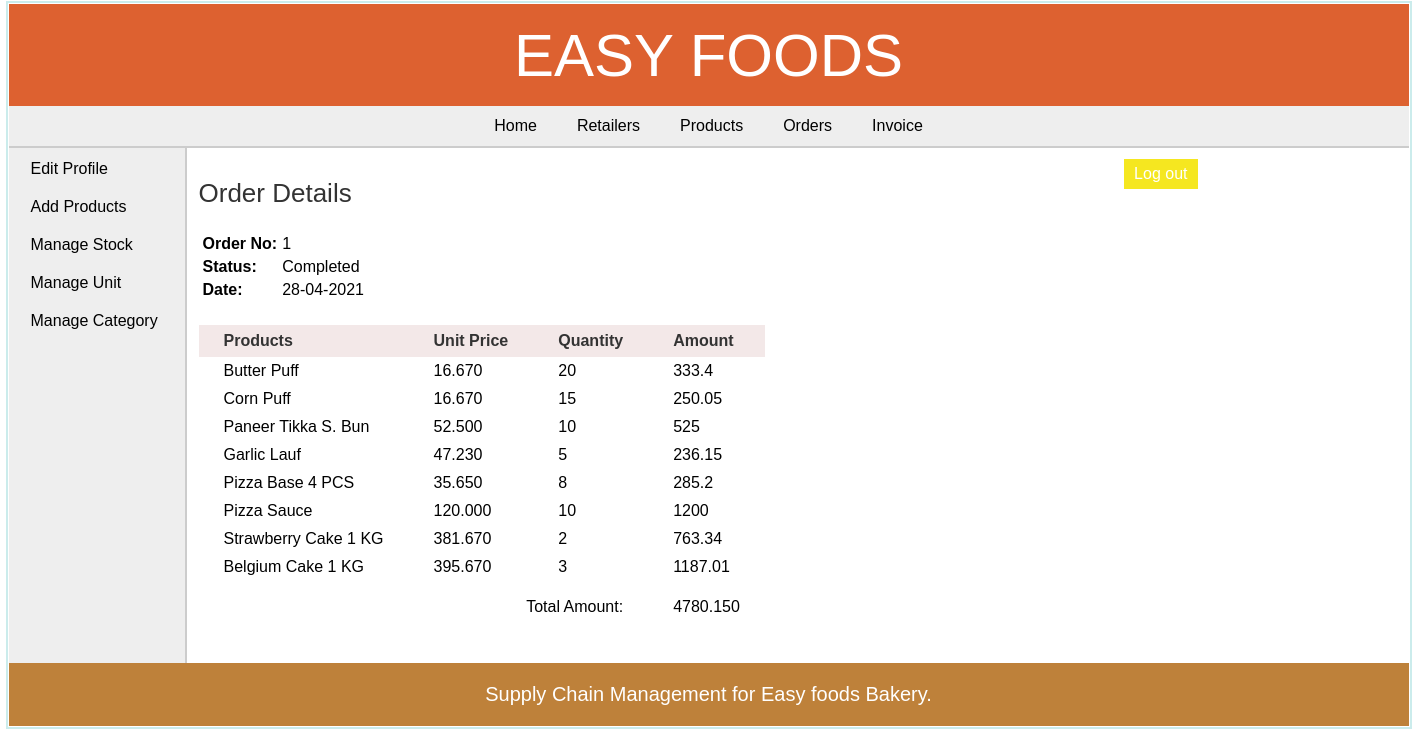
/manufacturer/view_order_items.php?id=1 (signed in), run on the app's committed database.
### tables this page shows
CREATE TABLE `orders` (
  `order_id` int(11) NOT NULL,
  `date` date NOT NULL,
  `retailer_id` int(11) NOT NULL,
  `approved` tinyint(1) NOT NULL DEFAULT 1,
  `status` tinyint(1) NOT NULL DEFAULT 0,
  `total_amount` decimal(10,3) NOT NULL
);

CREATE TABLE `order_items` (
  `order_items_id` int(11) NOT NULL,
  `order_id` int(11) NOT NULL,
  `pro_id` int(11) NOT NULL,
  `quantity` int(6) NOT NULL
);

CREATE TABLE `products` (
  `pro_id` int(11) NOT NULL,
  `pro_name` varchar(25) NOT NULL,
  `pro_desc` text,
  `pro_price` decimal(10,3) NOT NULL,
  `unit` int(11) NOT NULL,
  `pro_cat` int(11) NOT NULL,
  `quantity` int(6) DEFAULT NULL
);

### manufacturer/view_order_items.php (the view, shortened to what this page needs)
<?php
	require("../includes/config.php");
	if(isset($_SESSION['manufacturer_login']) || isset($_SESSION['admin_login']) || isset($_SESSION['retailer_login'])) {
			$order_id = $_GET['id'];
			$query_selectManOrderItems = "SELECT *,order_items.quantity as quantity FROM orders,order_items,products WHERE order_items.order_id='$order_id' AND order_items.pro_id=products.pro_id AND order_items.order_id=orders.order_id";
			$result_selectManOrderItems = mysqli_query($con,$query_selectManOrderItems);
			$query_selectManOrder = "SELECT date,approved,status FROM orders WHERE order_id='$order_id'";
			$result_selectManOrder = mysqli_query($con,$query_selectManOrder);
			$row_selectManOrder = mysqli_fetch_array($result_selectManOrder);
		}
		else {
			header('Location:../index.php');
		}
?>
<!DOCTYPE html>
<html>
<head>
	<link rel="stylesheet" href="../includes/main_style.css" >
</head>
<body>
	<?php
		include("../includes/header.inc.php");
		include("../includes/nav_manufacturer.inc.php");
		include("../includes/aside_manufacturer.inc.php");
	?>
	<section>
		<h1>Order Details</h1>
		<table class="table_infoFormat">
		<tr>
			<td> Order No: </td>
			<td> <?php echo $order_id; ?> </td>
		</tr>
		<tr>
			<td> Status: </td>
			<td>
			<?php
				if($row_selectManOrder['status'] == 0) {
					echo "Pending";
				}
				else {
					echo "Completed";
				}
			?>
			</td>
		</tr>
		<tr>
			<td> Date: </td>
			<td> <?php echo date("d-m-Y",strtotime($row_selectManOrder['date'])); ?> </td>
		</tr>
		</table>
		<form action="" method="POST" class="form">
		<table class="table_invoiceFormat">
			<tr>
				<th> Products </th>
				<th> Unit Price </th>
				<th> Quantity </th>
				<th> Amount </th>
			</tr>
			<?php $i=1; while($row_selectManOrderItems = mysqli_fetch_array($result_selectManOrderItems)) { ?>
			<tr>
				<td> <?php echo $row_selectManOrderItems['pro_name']; ?> </td>
				<td> <?php echo $row_selectManOrderItems['pro_price']; ?> </td>
				<td> <?php echo $row_selectManOrderItems['quantity']; ?> </td>
				<td> <?php echo $row_selectManOrderItems['quantity']*$row_selectManOrderItems['pro_price']; ?> </td>
			</tr>
			<?php $i++; } ?>
			<tr style="height:40px;vertical-align:bottom;">
				<td colspan="3" style="text-align:right;"> Total Amount: </td>
				<td>
				<?php
					mysqli_data_seek($result_selectManOrderItems,0);
					$row_selectManOrderItems = mysqli_fetch_array($result_selectManOrderItems);
					echo $row_selectManOrderItems['total_amount'];
				?>
				</td>
			</tr>
		</table>
		</form>
	</section>
	<?php
		include("../includes/footer.inc.php");
	?>
</body>
</html>

### includes/main_style.css (style rules this page uses)
* { font-family: arial,sans-serif; margin:0px; padding:1px; }
body { width:1400px; margin:auto; border:2px solid #cbecec; }
section { width:1000px; padding:10px; padding-bottom:40px; }
section h1 { margin-bottom:10px; font-weight:normal; color:#333; font-size: 26px; }
table { border-collapse: collapse; }
.table_invoiceFormat th { background-color:rgb(243, 232, 232); color:#333; padding: 7px 25px; }
.table_invoiceFormat tr { border:none; }
.table_invoiceFormat td,.table_invoiceFormat tr { padding: 5px 25px; text-align: left; }
.table_infoFormat { margin:20px 5px 25px; }
.table_infoFormat td { padding:5px 5px 0px 0px; }
.table_infoFormat td:first-child { font-weight:bold; }

### data on the page
orders: date "28-04-2021", total_amount "4780.150"
order_items: pro.pro_name "Butter Puff", pro.pro_price "16.670", quantity "20", quantity.pro_price "333.4"
order_items: pro.pro_name "Corn Puff", pro.pro_price "16.670", quantity "15", quantity.pro_price "250.05"
order_items: pro.pro_name "Paneer Tikka S. Bun", pro.pro_price "52.500", quantity "10", quantity.pro_price "525"
order_items: pro.pro_name "Garlic Lauf", pro.pro_price "47.230", quantity "5", quantity.pro_price "236.15"
order_items: pro.pro_name "Pizza Base 4 PCS", pro.pro_price "35.650", quantity "8", quantity.pro_price "285.2"
order_items: pro.pro_name "Pizza Sauce", pro.pro_price "120.000", quantity "10", quantity.pro_price "1200"
order_items: pro.pro_name "Strawberry Cake 1 KG", pro.pro_price "381.670", quantity "2", quantity.pro_price "763.34"
order_items: pro.pro_name "Belgium Cake 1 KG", pro.pro_price "395.670", quantity "3", quantity.pro_price "1187.01"

### other printed values
$order_id "1"
